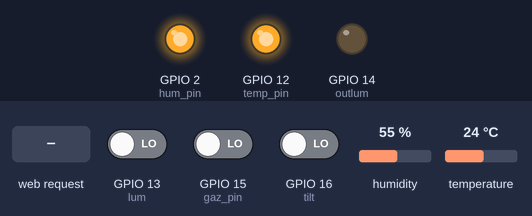
Bench run of a sketch on a simulated ESP8266 (NodeMCU). Shown: output pins drawn as LEDs (lit = HIGH). Inputs (shaded band) come from the test bench; at power-on: GPIO 13 (lum) LOW, GPIO 15 (gaz_pin) LOW, GPIO 16 (tilt) LOW, humidity 55 %, temperature 24 °C. WiFi joins after 1.5 s; servers stay silent unless stated; what the sketch prints to the serial monitor is not drawn.

Above: at 2.7 s.
2.8 s: HTTP request GET /home? received
At 3.6 s:
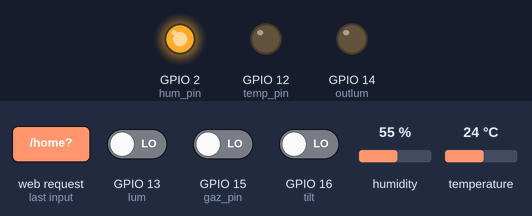
4.3 s: GPIO 13 (lum) driven HIGH
At 4.7 s:
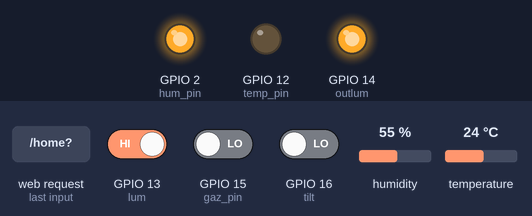
5.8 s: GPIO 13 (lum) driven LOW
At 7.0 s:
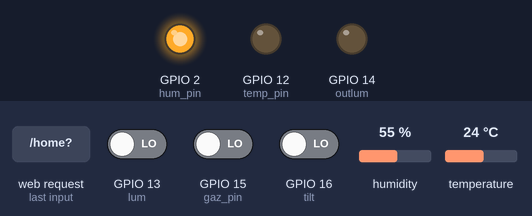
Timing chart, 0 to 8.8 s (numbered marks = the images above; inputs shaded):
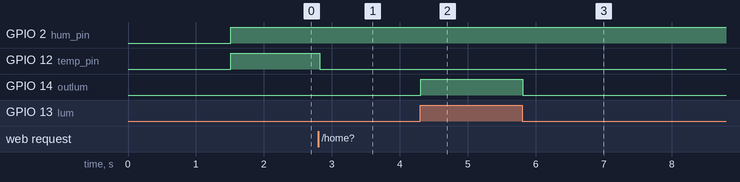

The sketch:

ESP_8266_SmartHome.ino
```cpp
#include <ESP8266WiFi.h>
#include "web.h"
#include "DHTesp.h"
#include "ThingSpeak.h" // libraria pt grafice

#define lum 13
#define outlum 14
#define dht_pin 4 //pinul senzorului de temperatura si umiditate
#define temp_pin 12 //pinul releului de temperatura activeaza resou
#define gaz_pin 15
#define water 0
#define tilt 16
#define hum_pin 2

//const char* ssid = "Oatu_Laura";
//const char* password = "12345678"; //


const char* ssid = "iLaura";
const char* password = "OatuLaura"; //

unsigned long myChannelNumber = 1776658;
const char * myWriteAPIKey = "VAPMON6BVH4KQ246";

long lastMillis=0, updateTime=60000;

WiFiServer server(80);
WiFiClient client;
DHTesp dht;

String myStatus = "";
float hum = 0;
float temp =0;
int senzorLum=0;
float tempRef = 31;
int gaz=0;
int relTemp=0;
int relHum=0;
int relLum=0;
int waterLvl=0;
int window_poz = 0;
int humRef= 45;


void setup(void){
  pinMode(outlum, OUTPUT);
  pinMode(lum, INPUT);
  pinMode(temp_pin, OUTPUT);
  pinMode(gaz_pin, INPUT);
  pinMode (tilt, INPUT);
  pinMode(hum_pin, OUTPUT);

  ThingSpeak.begin(client);  // Initialize ThingSpeak

  Serial.begin(115200);
  Serial.println("");
  dht.setup(dht_pin, DHTesp::DHT11);

  Serial.print("Connecting to ");
  Serial.println(ssid);
  WiFi.begin(ssid, password);

  while (WiFi.status() != WL_CONNECTED) {
    delay(500);
    Serial.print(".");
  }

  Serial.println("");
  Serial.println("WiFi connected");
  // Start the server
  server.begin();
  Serial.println("Server started at...");
  Serial.println(WiFi.localIP());

}


void loop(void)

{
  //server.handleClient();
  client = server.available();
  if (client) {
    String req = client.readStringUntil('\r');
    if (req.indexOf("/home") != -1){
    //Serial.println("home trimis");
    //Serial.println(req);
    client.flush();
    handleRoot();
  // Match the request
    }

  if (req.indexOf("/data") != -1)  {
    //Serial.println("LED OFF");
    client.flush();
    sensor_data();
  }
  if (req.indexOf("/home?") != -1)  {
    updateRef(req);
  }
  }


  checkLight();
  checkDHT();
  gaz=digitalRead(gaz_pin);
  window_poz = digitalRead(tilt);

    if (lastMillis+updateTime <millis()){
    if(WiFi.status() == WL_CONNECTED){
      lastMillis = millis();
      ThingSpeak.setField(1, temp);
      ThingSpeak.setField(2, hum);
      ThingSpeak.setField(3, waterLvl);
      ThingSpeak.setStatus(myStatus);
     int x = ThingSpeak.writeFields(myChannelNumber, myWriteAPIKey);
      if(x == 200){
        Serial.println("Channel update successful.");
      }
      else{
        Serial.println("Problem updating channel. HTTP error code " + String(x));
      }
    }
    }
}


void checkLight(){
  senzorLum=digitalRead(lum);
  if(senzorLum==1){
    digitalWrite(outlum, HIGH);
    relLum=1;
  }else{
    digitalWrite(outlum, LOW);
    relLum=0;
  }
}


void checkDHT(){
  temp = dht.getTemperature();
  hum = dht.getHumidity();
  //Serial.println(temp);
 if(temp<tempRef-1){
  digitalWrite(temp_pin, HIGH);
  relTemp=1;
 }else if(temp>tempRef){
  digitalWrite(temp_pin, LOW);
  relTemp=0;
}

if(hum>humRef-1){
  digitalWrite(hum_pin, HIGH);
  relHum=1;
 }else if(hum<=humRef){
  digitalWrite(hum_pin, LOW);
  relHum=0;
}

}
```

web.h
```cpp
const char webpage[] PROGMEM = R"=====(
<!DOCTYPE html>
<html>
<style type="text/css">
.button {
  background-color: #4CAF50; /* Green */
  border: none;
  color: white;
  padding: 15px 32px;
  text-align: center;
  text-decoration: none;
  display: inline-block;
  font-size: 16px;
}
</style>
<body style="background-color: #f9e79f ">
<script>
var tempWidget = 0;
var humWidget = 0;

let person = prompt(" Introduceti parola ", "");
if (person == "Laura"){
  alert ('Password is correct. Click ok to enter...');
}
else
 {
 window.location="gfgi";
 }


setInterval(function() {getData();}, 2000);
function getData() {
  var xhttp = new XMLHttpRequest();
  xhttp.onreadystatechange = function() {
    if (this.readyState == 4 && this.status == 200) {
    const data=this.responseText;
    const dataSplit = data.split(";")

      document.getElementById("temp").innerHTML = dataSplit[0];
      document.getElementById("hum").innerHTML = dataSplit[1];

      tempWidget = dataSplit[0];
      humWidget = dataSplit[1];
      if(dataSplit[4]=="1"){
        document.getElementById("senzorlumina").innerHTML = "nedetectata";
      }else{
        document.getElementById("senzorlumina").innerHTML = "detectata";
        }
      if(dataSplit[5]=="1"){
        document.getElementById("starelumina").innerHTML = "deschisa";
      }else{
        document.getElementById("starelumina").innerHTML = "inchisa";
        }
      if(dataSplit[6]=="1"){
        document.getElementById("gas").innerHTML = "S-a detectat CH4 sub nivelul critic";
      }else{
        document.getElementById("gas").innerHTML = "Nu s-a detectat CH4 peste nivelul critic";
        }
        if(dataSplit[2]=="1"){
        document.getElementById("stareincalzitor").innerHTML = "pornit";
      }else{
        document.getElementById("stareincalzitor").innerHTML = "oprit";
        }
        if(dataSplit[8]==1){
        document.getElementById("starefereastra").innerHTML = "deschisa";
      }else{
        document.getElementById("starefereastra").innerHTML = "inchisa";
        }
    }


  };
  xhttp.open("GET", "data", true);
  xhttp.send();
}


<!-- Gauge Code Starts -->
var Gauge=function(b){function l(a,b){for(var c in b)"object"==typeof b[c]&&"[object Array]"!==Object.prototype.toString.call(b[c])&&"renderTo"!=c?("object"!=typeof a[c]&&(a[c]={}),l(a[c],b[c])):a[c]=b[c]}function q(){z.width=b.width;z.height=b.height;A=z.cloneNode(!0);B=A.getContext("2d");C=z.width;D=z.height;t=C/2;u=D/2;f=t<u?t:u;A.i8d=!1;B.translate(t,u);B.save();a.translate(t,u);a.save()}function v(a){var b=new Date;G=setInterval(function(){var c=(new Date-b)/a.duration;1<c&&(c=1);var f=("function"==
typeof a.delta?a.delta:M[a.delta])(c);a.step(f);1==c&&clearInterval(G)},a.delay||10)}function k(){G&&clearInterval(G);var a=I-n,h=n,c=b.animation;v({delay:c.delay,duration:c.duration,delta:c.fn,step:function(b){n=parseFloat(h)+a*b;E.draw()}})}function e(a){return a*Math.PI/180}function g(b,h,c){c=a.createLinearGradient(0,0,0,c);c.addColorStop(0,b);c.addColorStop(1,h);return c}function p(){var m=93*(f/100),h=f-m,c=91*(f/100),e=88*(f/100),d=85*(f/100);a.save();b.glow&&(a.shadowBlur=h,a.shadowColor=
"rgba(0, 0, 0, 0.5)");a.beginPath();a.arc(0,0,m,0,2*Math.PI,!0);a.fillStyle=g("#ddd","#aaa",m);a.fill();a.restore();a.beginPath();a.arc(0,0,c,0,2*Math.PI,!0);a.fillStyle=g("#fafafa","#ccc",c);a.fill();a.beginPath();a.arc(0,0,e,0,2*Math.PI,!0);a.fillStyle=g("#eee","#f0f0f0",e);a.fill();a.beginPath();a.arc(0,0,d,0,2*Math.PI,!0);a.fillStyle=b.colors.plate;a.fill();a.save()}function w(a){var h=!1;a=0===b.majorTicksFormat.dec?Math.round(a).toString():a.toFixed(b.majorTicksFormat.dec);return 1<b.majorTicksFormat["int"]?
(h=-1<a.indexOf("."),-1<a.indexOf("-")?"-"+(b.majorTicksFormat["int"]+b.majorTicksFormat.dec+2+(h?1:0)-a.length)+a.replace("-",""):""+(b.majorTicksFormat["int"]+b.majorTicksFormat.dec+1+(h?1:0)-a.length)+a):a}function d(){var m=81*(f/100);a.lineWidth=2;a.strokeStyle=b.colors.majorTicks;a.save();if(0===b.majorTicks.length){for(var h=(b.maxValue-b.minValue)/5,c=0;5>c;c++)b.majorTicks.push(w(b.minValue+h*c));b.majorTicks.push(w(b.maxValue))}for(c=0;c<b.majorTicks.length;++c)a.rotate(e(45+c*(270/(b.majorTicks.length-
1)))),a.beginPath(),a.moveTo(0,m),a.lineTo(0,m-15*(f/100)),a.stroke(),a.restore(),a.save();b.strokeTicks&&(a.rotate(e(90)),a.beginPath(),a.arc(0,0,m,e(45),e(315),!1),a.stroke(),a.restore(),a.save())}function J(){var m=81*(f/100);a.lineWidth=1;a.strokeStyle=b.colors.minorTicks;a.save();for(var h=b.minorTicks*(b.majorTicks.length-1),c=0;c<h;++c)a.rotate(e(45+c*(270/h))),a.beginPath(),a.moveTo(0,m),a.lineTo(0,m-7.5*(f/100)),a.stroke(),a.restore(),a.save()}function s(){for(var m=55*(f/100),h=0;h<b.majorTicks.length;++h){var c=
F(m,e(45+h*(270/(b.majorTicks.length-1))));a.font=20*(f/200)+"px Arial";a.fillStyle=b.colors.numbers;a.lineWidth=0;a.textAlign="center";a.fillText(b.majorTicks[h],c.x,c.y+3)}}function x(a){var h=b.valueFormat.dec,c=b.valueFormat["int"];a=parseFloat(a);var f=0>a;a=Math.abs(a);if(0<h){a=a.toFixed(h).toString().split(".");h=0;for(c-=a[0].length;h<c;++h)a[0]="0"+a[0];a=(f?"-":"")+a[0]+"."+a[1]}else{a=Math.round(a).toString();h=0;for(c-=a.length;h<c;++h)a="0"+a;a=(f?"-":"")+a}return a}function F(a,b){var c=
Math.sin(b),f=Math.cos(b);return{x:0*f-a*c,y:0*c+a*f}}function N(){a.save();for(var m=81*(f/100),h=m-15*(f/100),c=0,g=b.highlights.length;c<g;c++){var d=b.highlights[c],r=(b.maxValue-b.minValue)/270,k=e(45+(d.from-b.minValue)/r),r=e(45+(d.to-b.minValue)/r);a.beginPath();a.rotate(e(90));a.arc(0,0,m,k,r,!1);a.restore();a.save();var l=F(h,k),p=F(m,k);a.moveTo(l.x,l.y);a.lineTo(p.x,p.y);var p=F(m,r),n=F(h,r);a.lineTo(p.x,p.y);a.lineTo(n.x,n.y);a.lineTo(l.x,l.y);a.closePath();a.fillStyle=d.color;a.fill();
a.beginPath();a.rotate(e(90));a.arc(0,0,h,k-0.2,r+0.2,!1);a.restore();a.closePath();a.fillStyle=b.colors.plate;a.fill();a.save()}}function K(){var m=12*(f/100),h=8*(f/100),c=77*(f/100),d=20*(f/100),k=4*(f/100),r=2*(f/100),l=function(){a.shadowOffsetX=2;a.shadowOffsetY=2;a.shadowBlur=10;a.shadowColor="rgba(188, 143, 143, 0.45)"};l();a.save();n=0>n?Math.abs(b.minValue-n):0<b.minValue?n-b.minValue:Math.abs(b.minValue)+n;a.rotate(e(45+n/((b.maxValue-b.minValue)/270)));a.beginPath();a.moveTo(-r,-d);a.lineTo(-k,
0);a.lineTo(-1,c);a.lineTo(1,c);a.lineTo(k,0);a.lineTo(r,-d);a.closePath();a.fillStyle=g(b.colors.needle.start,b.colors.needle.end,c-d);a.fill();a.beginPath();a.lineTo(-0.5,c);a.lineTo(-1,c);a.lineTo(-k,0);a.lineTo(-r,-d);a.lineTo(r/2-2,-d);a.closePath();a.fillStyle="rgba(255, 255, 255, 0.2)";a.fill();a.restore();l();a.beginPath();a.arc(0,0,m,0,2*Math.PI,!0);a.fillStyle=g("#f0f0f0","#ccc",m);a.fill();a.restore();a.beginPath();a.arc(0,0,h,0,2*Math.PI,!0);a.fillStyle=g("#e8e8e8","#f5f5f5",h);a.fill()}
function L(){a.save();a.font=40*(f/200)+"px Led";var b=x(y),h=a.measureText("-"+x(0)).width,c=f-33*(f/100),g=0.12*f;a.save();var d=-h/2-0.025*f,e=c-g-0.04*f,h=h+0.05*f,g=g+0.07*f,k=0.025*f;a.beginPath();a.moveTo(d+k,e);a.lineTo(d+h-k,e);a.quadraticCurveTo(d+h,e,d+h,e+k);a.lineTo(d+h,e+g-k);a.quadraticCurveTo(d+h,e+g,d+h-k,e+g);a.lineTo(d+k,e+g);a.quadraticCurveTo(d,e+g,d,e+g-k);a.lineTo(d,e+k);a.quadraticCurveTo(d,e,d+k,e);a.closePath();d=a.createRadialGradient(0,c-0.12*f-0.025*f+(0.12*f+0.045*f)/
2,f/10,0,c-0.12*f-0.025*f+(0.12*f+0.045*f)/2,f/5);d.addColorStop(0,"#888");d.addColorStop(1,"#666");a.strokeStyle=d;a.lineWidth=0.05*f;a.stroke();a.shadowBlur=0.012*f;a.shadowColor="rgba(0, 0, 0, 1)";a.fillStyle="#babab2";a.fill();a.restore();a.shadowOffsetX=0.004*f;a.shadowOffsetY=0.004*f;a.shadowBlur=0.012*f;a.shadowColor="rgba(0, 0, 0, 0.3)";a.fillStyle="#444";a.textAlign="center";a.fillText(b,-0,c);a.restore()}Gauge.Collection.push(this);this.config={renderTo:null,width:200,height:200,title:!1,
maxValue:100,minValue:0,majorTicks:[],minorTicks:10,strokeTicks:!0,units:!1,valueFormat:{"int":3,dec:2},majorTicksFormat:{"int":1,dec:0},glow:!0,animation:{delay:10,duration:250,fn:"cycle"},colors:{plate:"#fff",majorTicks:"#444",minorTicks:"#666",title:"#888",units:"#888",numbers:"#444",needle:{start:"rgba(240, 128, 128, 1)",end:"rgba(255, 160, 122, .9)"}},highlights:[{from:20,to:60,color:"#eee"},{from:60,to:80,color:"#ccc"},{from:80,to:100,color:"#999"}]};var y=0,E=this,n=0,I=0,H=!1;this.setValue=
function(a){n=b.animation?y:a;var d=(b.maxValue-b.minValue)/100;I=a>b.maxValue?b.maxValue+d:a<b.minValue?b.minValue-d:a;y=a;b.animation?k():this.draw();return this};this.setRawValue=function(a){n=y=a;this.draw();return this};this.clear=function(){y=n=I=this.config.minValue;this.draw();return this};this.getValue=function(){return y};this.onready=function(){};l(this.config,b);this.config.minValue=parseFloat(this.config.minValue);this.config.maxValue=parseFloat(this.config.maxValue);b=this.config;n=
y=b.minValue;if(!b.renderTo)throw Error("Canvas element was not specified when creating the Gauge object!");var z=b.renderTo.tagName?b.renderTo:document.getElementById(b.renderTo),a=z.getContext("2d"),A,C,D,t,u,f,B;q();this.updateConfig=function(a){l(this.config,a);q();this.draw();return this};var M={linear:function(a){return a},quad:function(a){return Math.pow(a,2)},quint:function(a){return Math.pow(a,5)},cycle:function(a){return 1-Math.sin(Math.acos(a))},bounce:function(a){a:{a=1-a;for(var b=0,
c=1;;b+=c,c/=2)if(a>=(7-4*b)/11){a=-Math.pow((11-6*b-11*a)/4,2)+Math.pow(c,2);break a}a=void 0}return 1-a},elastic:function(a){a=1-a;return 1-Math.pow(2,10*(a-1))*Math.cos(30*Math.PI/3*a)}},G=null;a.lineCap="round";this.draw=function(){if(!A.i8d){B.clearRect(-t,-u,C,D);B.save();var g={ctx:a};a=B;p();N();J();d();s();b.title&&(a.save(),a.font=24*(f/200)+"px Arial",a.fillStyle=b.colors.title,a.textAlign="center",a.fillText(b.title,0,-f/4.25),a.restore());b.units&&(a.save(),a.font=22*(f/200)+"px Arial",
a.fillStyle=b.colors.units,a.textAlign="center",a.fillText(b.units,0,f/3.25),a.restore());A.i8d=!0;a=g.ctx;delete g.ctx}a.clearRect(-t,-u,C,D);a.save();a.drawImage(A,-t,-u,C,D);if(Gauge.initialized)L(),K(),H||(E.onready&&E.onready(),H=!0);else var e=setInterval(function(){Gauge.initialized&&(clearInterval(e),L(),K(),H||(E.onready&&E.onready(),H=!0))},10);return this}};Gauge.initialized=!1;
(function(){var b=document,l=b.getElementsByTagName("head")[0],q=-1!=navigator.userAgent.toLocaleLowerCase().indexOf("msie"),v="@font-face {font-family: 'Led';src: url('fonts/digital-7-mono."+(q?"eot":"ttf")+"');}",k=b.createElement("style");k.type="text/css";if(q)l.appendChild(k),l=k.styleSheet,l.cssText=v;else{try{k.appendChild(b.createTextNode(v))}catch(e){k.cssText=v}l.appendChild(k);l=k.styleSheet?k.styleSheet:k.sheet||b.styleSheets[b.styleSheets.length-1]}var g=setInterval(function(){if(b.body){clearInterval(g);
var e=b.createElement("div");e.style.fontFamily="Led";e.style.position="absolute";e.style.height=e.style.width=0;e.style.overflow="hidden";e.innerHTML=".";b.body.appendChild(e);setTimeout(function(){Gauge.initialized=!0;e.parentNode.removeChild(e)},250)}},1)})();Gauge.Collection=[];
Gauge.Collection.get=function(b){if("string"==typeof b)for(var l=0,q=this.length;l<q;l++){if((this[l].config.renderTo.tagName?this[l].config.renderTo:document.getElementById(this[l].config.renderTo)).getAttribute("id")==b)return this[l]}else return"number"==typeof b?this[b]:null};function domReady(b){window.addEventListener?window.addEventListener("DOMContentLoaded",b,!1):window.attachEvent("onload",b)}
domReady(function(){function b(b){for(var e=b[0],d=1,g=b.length;d<g;d++)e+=b[d].substr(0,1).toUpperCase()+b[d].substr(1,b[d].length-1);return e}for(var l=document.getElementsByTagName("canvas"),q=0,v=l.length;q<v;q++)if("canv-gauge"==l[q].getAttribute("data-type")){var k=l[q],e={},g,p=parseInt(k.getAttribute("width"),10),w=parseInt(k.getAttribute("height"),10);e.renderTo=k;p&&(e.width=p);w&&(e.height=w);p=0;for(w=k.attributes.length;p<w;p++)if(g=k.attributes.item(p).nodeName,"data-type"!=g&&"data-"==
g.substr(0,5)){var d=g.substr(5,g.length-5).toLowerCase().split("-");if(g=k.getAttribute(g))switch(d[0]){case "colors":d[1]&&(e.colors||(e.colors={}),"needle"==d[1]?(d=g.split(/\s+/),e.colors.needle=d[0]&&d[1]?{start:d[0],end:d[1]}:g):(d.shift(),e.colors[b(d)]=g));break;case "highlights":e.highlights||(e.highlights=[]);g=g.match(/(?:(?:-?\d*\.)?(-?\d+){1,2} ){2}(?:(?:#|0x)?(?:[0-9A-F|a-f]){3,8}|rgba?\(.*?\))/g);for(var d=0,J=g.length;d<J;d++){var s=g[d].replace(/^\s+|\s+$/g,"").split(/\s+/),x={};
s[0]&&""!=s[0]&&(x.from=s[0]);s[1]&&""!=s[1]&&(x.to=s[1]);s[2]&&""!=s[2]&&(x.color=s[2]);e.highlights.push(x)}break;case "animation":d[1]&&(e.animation||(e.animation={}),"fn"==d[1]&&/^\s*function\s*\(/.test(g)&&(g=eval("("+g+")")),e.animation[d[1]]=g);break;default:d=b(d);if("onready"==d)continue;if("majorTicks"==d)g=g.split(/\s+/);else if("strokeTicks"==d||"glow"==d)g="true"==g?!0:!1;else if("valueFormat"==d)if(g=g.split("."),2==g.length)g={"int":parseInt(g[0],10),dec:parseInt(g[1],10)};else continue;
e[d]=g}}e=new Gauge(e);k.getAttribute("data-value")&&e.setRawValue(parseFloat(k.getAttribute("data-value")));k.getAttribute("data-onready")&&(e.onready=function(){eval(this.config.renderTo.getAttribute("data-onready"))});e.draw()}});window.Gauge=Gauge;
<!-- Gauge Code Ends -->

</script>
<center>
<div>
<h1>Lucrare de Licenta Laura Oatu</h1>
</div>
<div>
<canvas id="an_gauge_1" data-major-ticks="-20 -10 0 10 20 30 40 50" data-type="canv-gauge" data-min-value="-20" data-max-value="50" data-onready="setInterval( function() { Gauge.Collection.get('an_gauge_1').setValue(tempWidget);}, 200);"></canvas>
<canvas id="an_gauge_2" data-major-ticks="0 10 20 30 40 50 60 70 80 90 100" data-type="canv-gauge" data-min-value="0" data-max-value="100" data-onready="setInterval( function() { Gauge.Collection.get('an_gauge_2').setValue(humWidget);}, 200);"></canvas>
<h3> Temperatura:<span id = temp> 0°C </span>   / Umiditate:<span id = hum> 0 %</span>
<h3> Incalzitor <span id = stareincalzitor> oprit  </span>  / Fereastra <span id = starefereastra>inchisa</span>
<h3> Lumina <span id = senzorlumina> nedetectata  </span> / Lumina <span id = starelumina>inchisa</span>
<h2  id= gas> Nu s-a detectat CH4 sub nivelul critic

</div>

<iframe width="450" height="260" style="border: 1px solid #cccccc;" src="https://thingspeak.com/channels/1776658/charts/1?bgcolor=%23ffffff&color=%23d62020&dynamic=true&results=60&title=Smart+Home&type=line&xaxis=Timp%5Bh%5D&yaxis=Temperatura+%5B%C2%B0C%5D"></iframe>
<iframe width="450" height="260" style="border: 1px solid #cccccc;" src="https://thingspeak.com/channels/1776658/charts/2?bgcolor=%23ffffff&color=%23d62020&dynamic=true&results=60&title=Smart+Home&type=line&xaxis=Timp%5Bh%5D&yaxis=Umiditate%5B%25%5D"></iframe>


<form action="?update">
<label for="fname">Referinta de temperatura:</label><br>
<input type="text" id="fname" name="temp" value=""><br>
<label for="lname">Referinta de umiditate:</label><br>
<input type="text" id="lname" name="hum" value=""><br><br>
<input type="submit" value="Submit">
</form>
 <br>

</center>
</body>
</html>
)=====";
```

Source omitted: web.ino (983 bytes)

Measured:
- after the input at 2.8 s, GPIO 12 (temp_pin): HIGH → LOW at once
- after the input at 4.3 s, GPIO 14 (outlum): LOW → HIGH at once
- after the input at 5.8 s, GPIO 14 (outlum): HIGH → LOW at once
